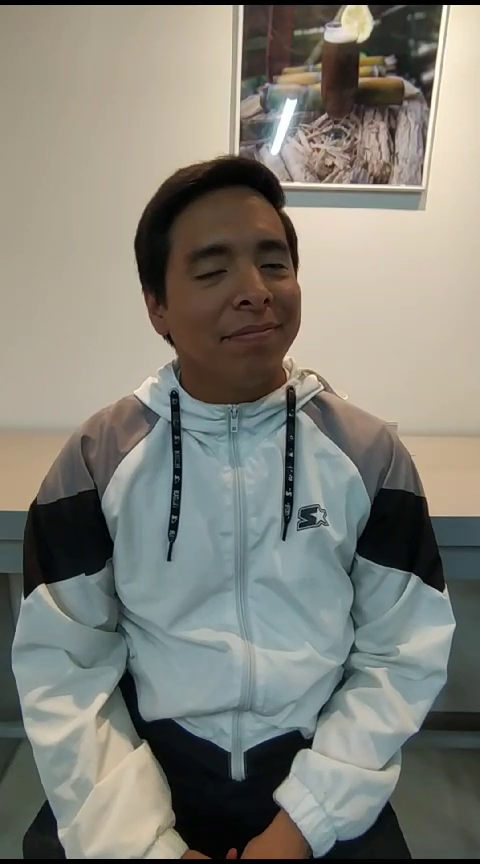
#> input picture frame 62 of proyecto face/Isaac.mp4, 480 x 864 px
$ python capturandoRostros.py
#> lines starting #> are read from the running program, lines starting #| are printed output that depends on the picture
import cv2
import os
import imutils

personName = 'Isaac'
dataPath = 'C:/Users/USUARIO PC/Documents/proyecto face/Data'
personPath = dataPath + '/' + personName
if not os.path.exists(personPath):
	print('Carpeta creada: ',personPath)
	os.makedirs(personPath)

cap = cv2.VideoCapture('Isaac.mp4')

faceClassif = cv2.CascadeClassifier(cv2.data.haarcascades+'haarcascade_frontalface_default.xml')
count = 300

while True:
	ret, frame = cap.read()
#> frame is the input picture: shape (864, 480, 3); mean B, G, R 119.5, 128.7, 129.7
	if ret == False: break
	frame = imutils.resize(frame, width=640)
#> frame: shape (1152, 640, 3)
	gray = cv2.cvtColor(frame, cv2.COLOR_BGR2GRAY)
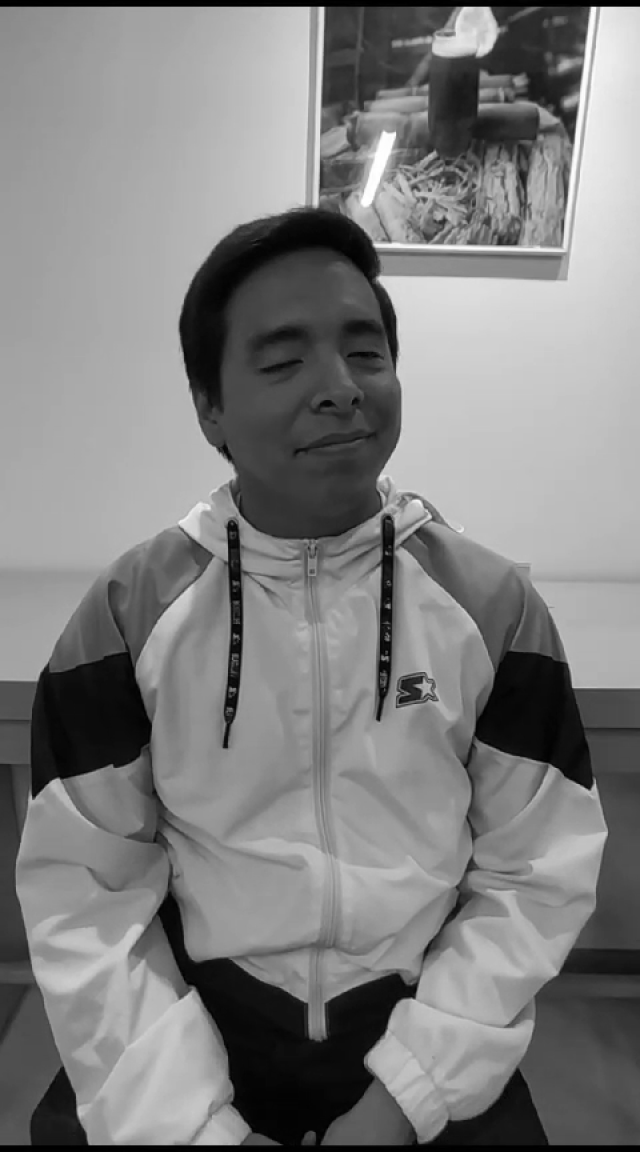
#> gray: shape (1152, 640); min 0, max 255, mean 127.8
	auxFrame = frame.copy()

	faces = faceClassif.detectMultiScale(gray,1.3,5)
#> faces = ()

	for (x,y,w,h) in faces:
		cv2.rectangle(frame, (x,y),(x+w,y+h),(0,255,0),2)
		rostro = auxFrame[y:y+h,x:x+w]
		rostro = cv2.resize(rostro,(150,150),interpolation=cv2.INTER_CUBIC)
		cv2.imwrite(personPath + '/rostro_{}.jpg'.format(count),rostro)
		count = count + 1
#> this loop made 0 passes
#> after the loop, count = 300
	cv2.imshow('frame',frame)

	k = cv2.waitKey(1)
#> (key Esc is pressed here)
	if k == 27 or count >= 400:
		break

cap.release()
cv2.destroyAllWindows()

$ run again, starting later in the video
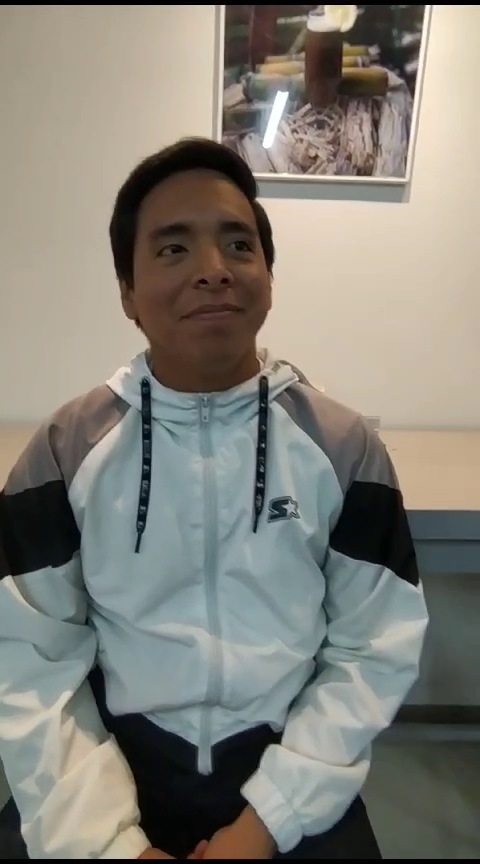
#> input picture frame 281 of proyecto face/Isaac.mp4, 480 x 864 px
#> frame is the input picture: shape (864, 480, 3); mean B, G, R 120, 128.9, 131.4
#> frame: shape (1152, 640, 3)
#> `gray = cv2.cvtColor(frame, cv2.COLOR_BGR2GRAY)`:
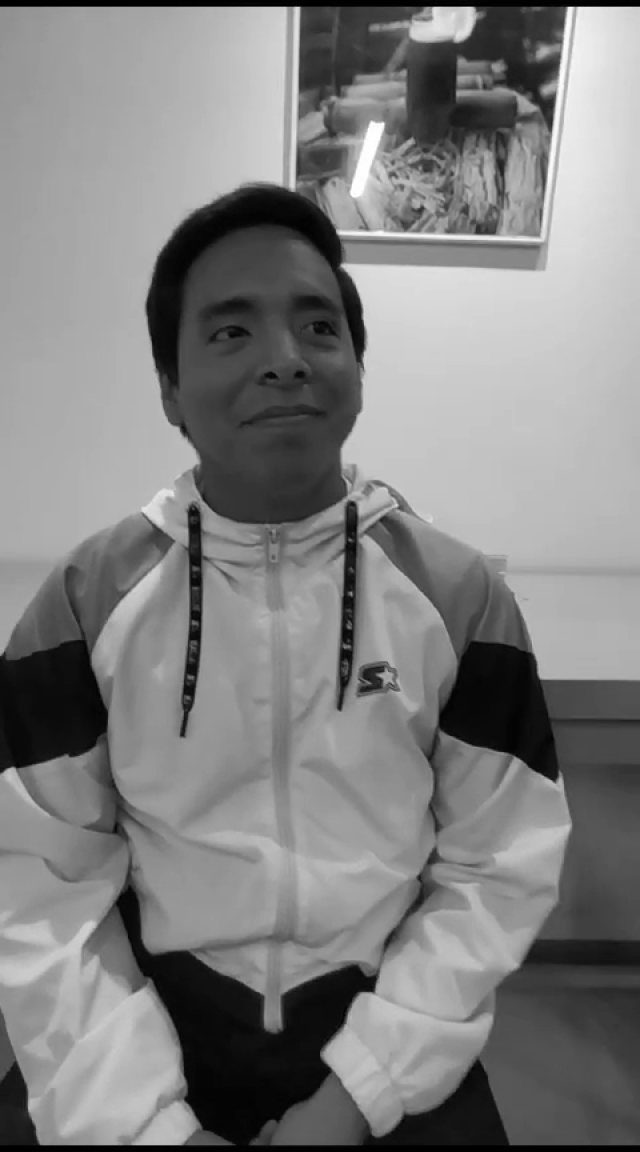
#> gray: shape (1152, 640); min 0, max 255, mean 128.5
#> faces = ()
#> after the loop `for (x,y,w,h) in faces:`: count = 300

$ run again, starting later in the video
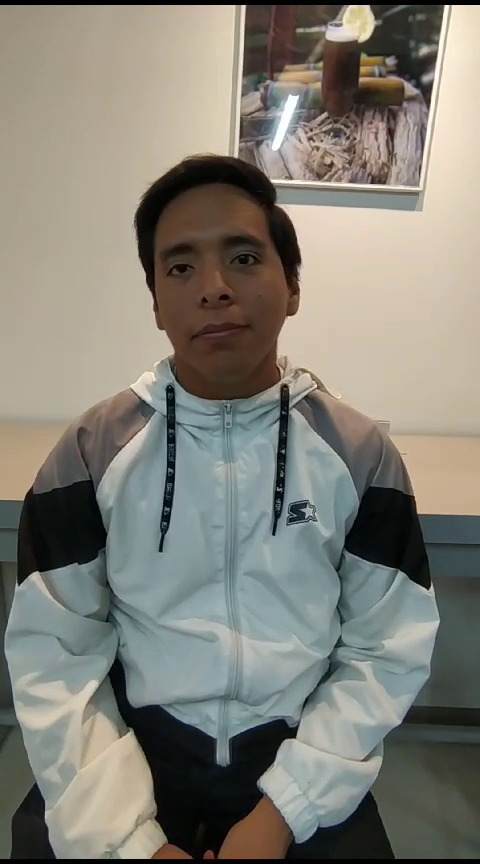
#> input picture frame 500 of proyecto face/Isaac.mp4, 480 x 864 px
#> frame is the input picture: shape (864, 480, 3); mean B, G, R 118.6, 128.3, 130.8
#> faces = [[172, 259, 219, 219]]
#> the loop `for (x,y,w,h) in faces:` made 1 pass
#> (x, y, w, h, count) on pass 1: (172, 259, 219, 219, 301)
#> pass 1, `rostro = auxFrame[y:y+h,x:x+w]`:
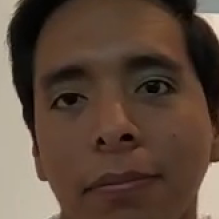
#> rostro: shape (219, 219, 3); mean B, G, R 58, 71.4, 91.4
#> after the loop `for (x,y,w,h) in faces:`:
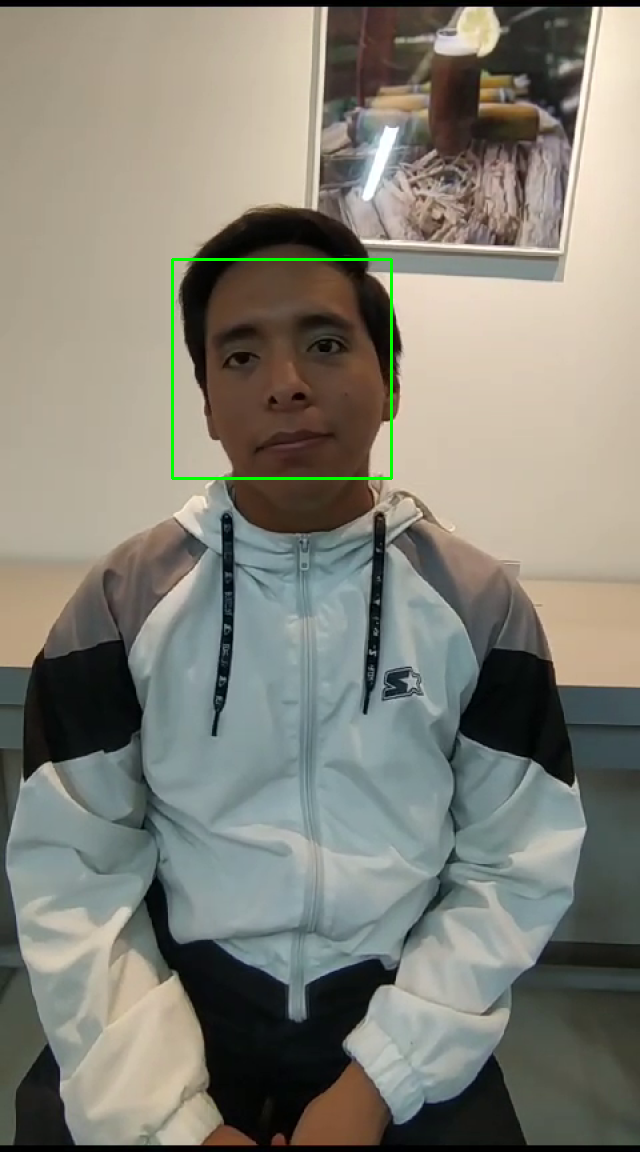
#> frame: shape (1152, 640, 3); mean B, G, R 118.2, 128.7, 130.3
#> after the loop `for (x,y,w,h) in faces:`: count = 301
